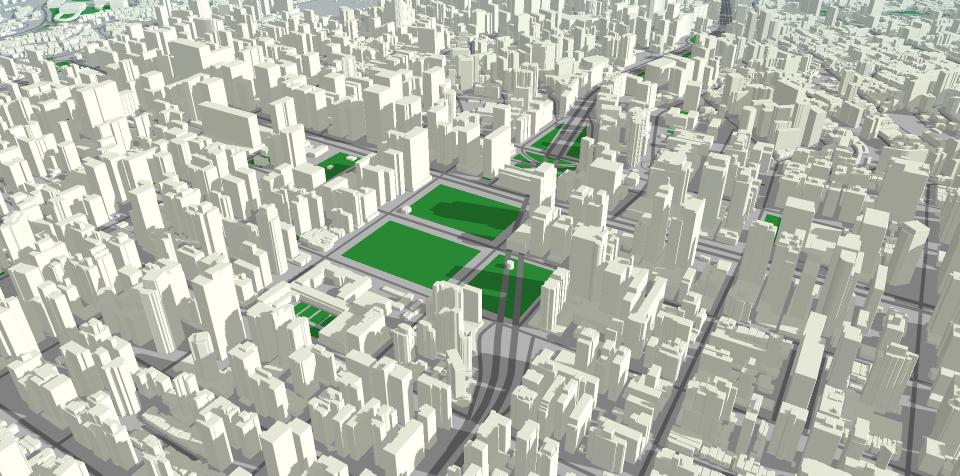
#> input picture images/mapa_REALISTIC.png, 1920 x 951 px, found by its file name (shown at 1/2 size)
$ jupyter execute --allow-errors test.ipynb   (shell and % lines are left out)
#> lines starting #> are read from the running program, lines starting #| are printed output that depends on the picture
### utils.py
import torch
import numpy as np
import matplotlib.pyplot as plt

from controlnet_aux import CannyDetector, MidasDetector
from PIL import Image

# [24 lines left out: function plot_preprocessed_image, not called in this run]

def preprocess_image(image_path: str, target_size: tuple = None):
    """
    Prepara uma imagem para processamento em um pipeline de difusão.

    :param image_path: Caminho do arquivo de imagem.
    :param target_size: Tamanho alvo (largura, altura) para redimensionamento. Padrão é None.
    :return: Tensor da imagem pré-processada no formato (batch, canais, altura, largura).
    """
    # Carregar a imagem e converter para RGB (remove canal alfa)
    image = Image.open(image_path).convert("RGB")

    # Redimensionar se necessário
    if target_size:
        image = image.resize(target_size, Image.Resampling.LANCZOS)

    # Converter para array NumPy e normalizar para [0,1]
    image = np.array(image, dtype=np.float32) / 255.0

    # Converter para formato (C, H, W) exigido pelo PyTorch
    image = np.transpose(image, (2, 0, 1))

    # Converter para tensor e adicionar dimensão do batch
    image_tensor = torch.tensor(image).unsqueeze(0)

    return image_tensor

# Define the color palette (in RGB format)
PALETTE = {
    "Roads": (140, 140, 140),      # #8C8C8C
    "Buildings": (180, 120, 120),  # #B47878
    "Grass": (4, 250, 7),         # #04FA07
    "Water": (61, 230, 250),      # #3DE6FA
    "Sidewalk": (235, 255, 7),    # #EBFF07
    "Sky": (6, 230, 230)         # #06E6E6
}

# Convert palette to an array for fast computation
PALETTE_COLORS = np.array(list(PALETTE.values()))

# [46 lines left out: functions closest_color, apply_palette, not called in this run]

def process_canny_edges(original_image):
    """Process Canny edge detection"""
    return CannyDetector()(original_image)

# [45 lines left out: functions process_depth_map, prepare_input, not called in this run]

### test.ipynb
[cell 1]
image_path = "/content/test-diffusers/images/mapa_REALISTIC.png"

[cell 2]
import cv2
import numpy as np
from PIL import Image, ImageOps
import torch
from diffusers import StableDiffusionControlNetPipeline, ControlNetModel

def crop_image(original_image: Image.Image, target_size: tuple) -> Image.Image:
    """
    Crop the image to the target size while preserving the aspect ratio.
    Extra parts are cropped using a center-crop strategy.

    Parameters:
        original_image (PIL.Image.Image): The input image.
        target_size (tuple): The desired output size (width, height).

    Returns:
        PIL.Image.Image: The cropped image.
    """
#> called with target_size = (512, 512)
    return ImageOps.fit(original_image, target_size, method=Image.BICUBIC)
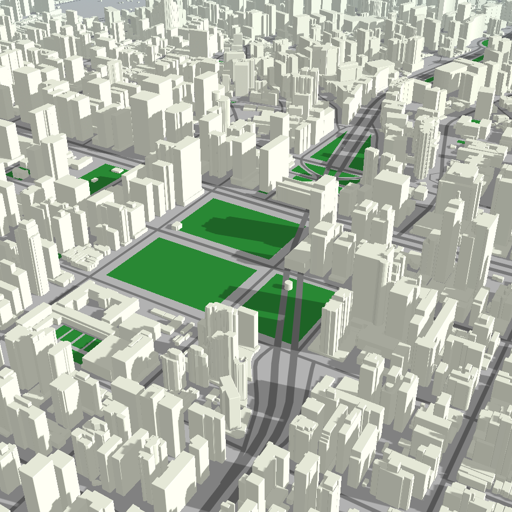
#> returned value: PIL image 512x512 RGB; mean R, G, B 173.8, 180.6, 166.6

def process_canny_map(cropped_image: Image.Image) -> Image.Image:
    """
    Process the cropped image to produce a Canny edge map.
    This map highlights strong edges, preserving roads, building outlines, and open area boundaries.

    Parameters:
        cropped_image (PIL.Image.Image): The pre-cropped input image.

    Returns:
        PIL.Image.Image: The processed Canny edge map.
    """
    # Convert image to grayscale
    image_gray = cv2.cvtColor(np.array(cropped_image), cv2.COLOR_RGB2GRAY)
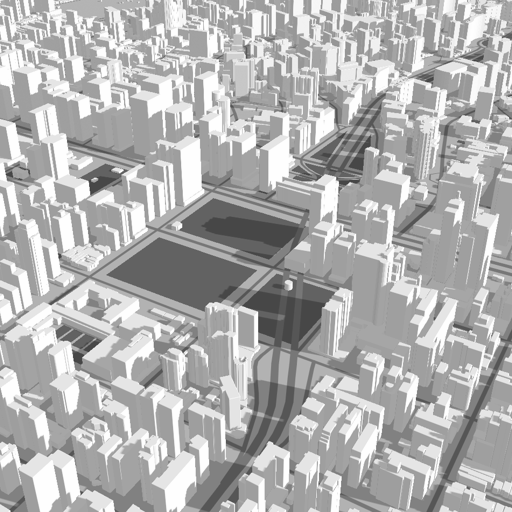
#> image_gray: shape (512, 512); min 61, max 255, mean 177
    # Apply Canny edge detection (thresholds can be adjusted)
    edges = cv2.Canny(image_gray, threshold1=100, threshold2=200)
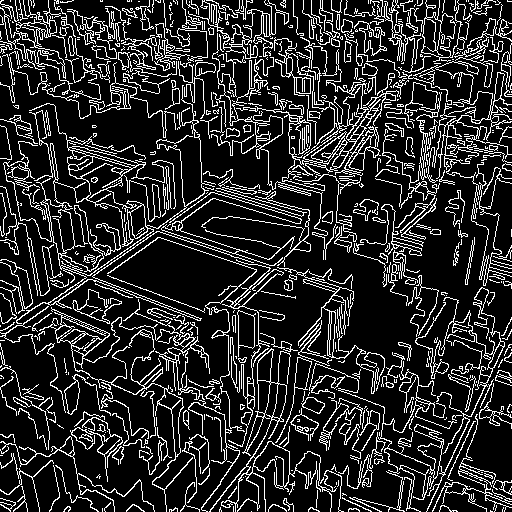
#> edges: shape (512, 512); 17.1% white in thin lines or dots
    return Image.fromarray(edges)

def process_depth_map(cropped_image: Image.Image) -> Image.Image:
    """
    Process the cropped image to produce a simulated depth map.
    This example creates a placeholder depth map by converting the image to grayscale
    and applying a Gaussian blur.

    Parameters:
        cropped_image (PIL.Image.Image): The pre-cropped input image.

    Returns:
        PIL.Image.Image: The simulated depth map.
    """
    # Convert image to grayscale to simulate depth information
    image_gray = cv2.cvtColor(np.array(cropped_image), cv2.COLOR_RGB2GRAY)
    # Apply Gaussian blur to mimic smooth transitions of depth (placeholder)
    depth = cv2.GaussianBlur(image_gray, (7, 7), sigmaX=0)
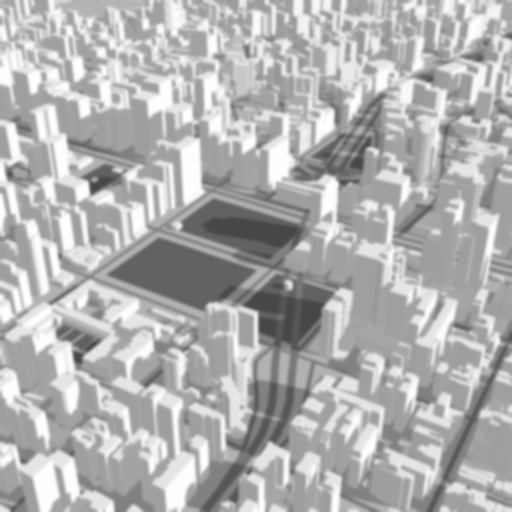
#> depth: shape (512, 512); min 71, max 254, mean 177
    return Image.fromarray(depth)

[cell 3]
original_image = Image.open(image_path).convert("RGB")
target_size = (512, 512)  # Desired dimensions for processing

# Crop the image to the target size
cropped_image = crop_image(original_image, target_size)

# Generate control maps from the cropped image
canny_map = process_canny_map(cropped_image)
depth_map = process_depth_map(cropped_image)

[cell 4]
canny_map

[cell 5]
depth_map

[cell 6]
from PIL import Image
from controlnet_aux import CannyDetector, MidasDetector

def process_canny_edges(original_image):
    """Process Canny edge detection"""
    return CannyDetector()(original_image)

def process_depth_map(original_image):
    """Process depth map with proper initialization"""
    midas = MidasDetector.from_pretrained("lllyasviel/Annotators")
    return midas(original_image)

def prepare_input(image, target_size, fit_to='height'):
    """
    Aspect-preserving resize with center crop
    Args:
        image: PIL.Image - Input image to process
        target_size: tuple - (width, height) of output
        fit_to: str - 'height' or 'width' to prioritize dimension
    Returns:
        PIL.Image: Processed image
    """
#> called with target_size = (512, 512), fit_to = 'height'
    image = Image.open(image_path)
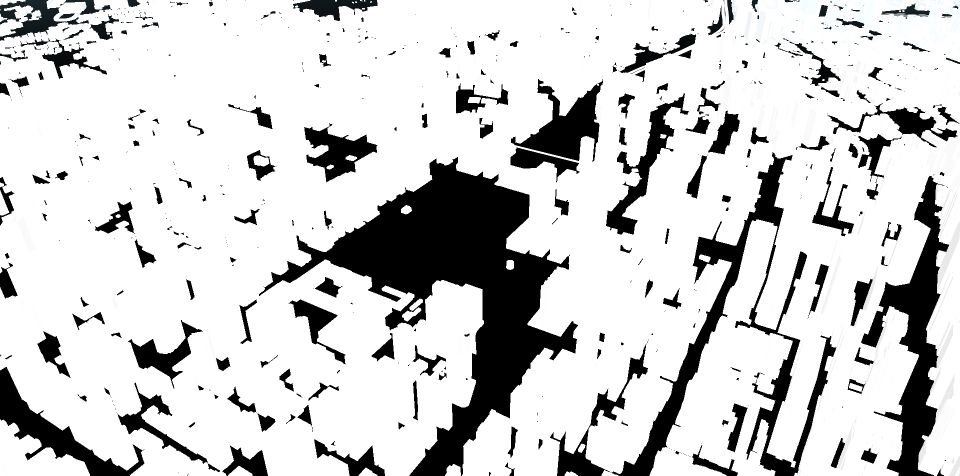
#> input picture images/mapa_DEPTH.png, 1920 x 951 px, found by its file name (shown at 1/2 size)
#> image is the input picture: PIL image 1920x951 RGBA; mean R, G, B, A 206, 206.1, 206.2, 255
    original_width, original_height = image.size
#> original_width = 1920; original_height = 951
    target_width, target_height = target_size

    # Calculate scaling based on chosen dimension
    if fit_to == 'height':
        scale = target_height / original_height
#> scale = 0.538
    else:  # width
        scale = target_width / original_width

    # Calculate new dimensions
    new_width = int(original_width * scale)
#> new_width = 1033
    new_height = int(original_height * scale)
#> new_height = 512

    # Resize first
    resized = image.resize((new_width, new_height), Image.LANCZOS)
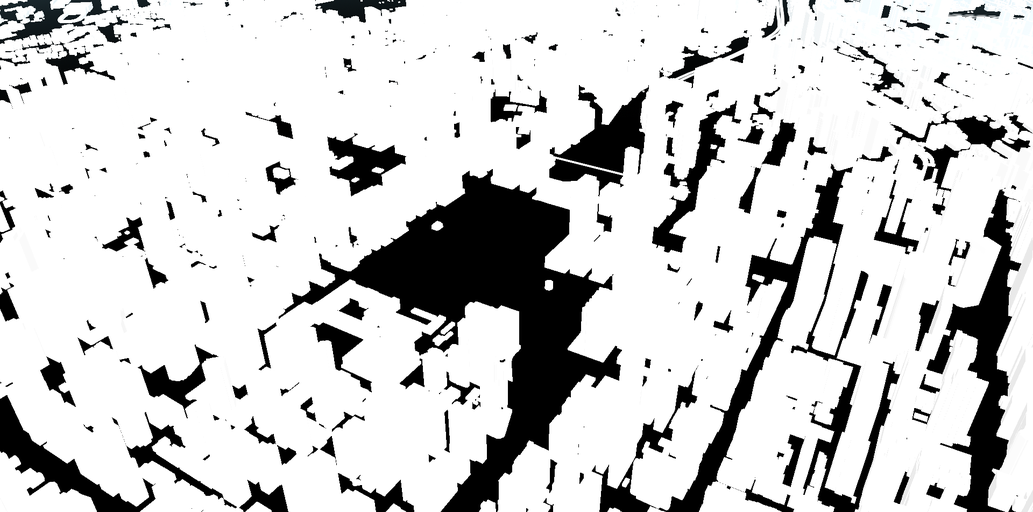
#> resized: PIL image 1033x512 RGBA; mean R, G, B, A 205.8, 206, 206, 255

    # Calculate crop coordinates
    if fit_to == 'height':
        left = (new_width - target_width) // 2
#> left = 260
        top = 0
        right = left + target_width
#> right = 772
        bottom = target_height
    else:
        left = 0
        top = (new_height - target_height) // 2
        right = target_width
        bottom = top + target_height

    return resized.crop((left, top, right, bottom))
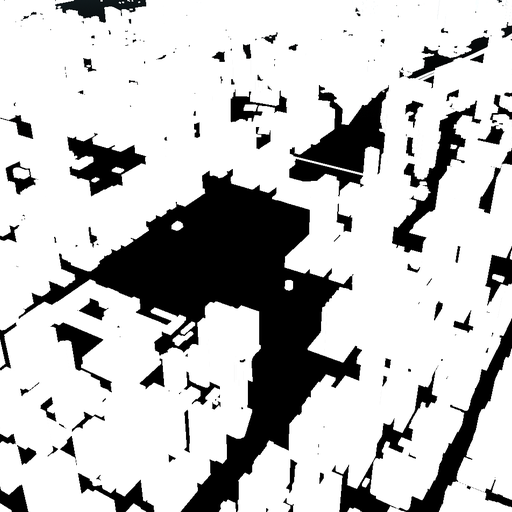
#> returned value: PIL image 512x512 RGBA; mean R, G, B, A 195.1, 195.1, 195.1, 255

[cell 7]
# Usage flow:
# TESTAR COM UMA IMAGEM COM VARIOS PREDIOS COLORIDOS E VER A PERFORMANCE DO DEPTH E CANNY
target_size = (512, 512)
image_path = "/content/test-diffusers/images/mapa_DEPTH.png"
prepared_image = prepare_input(image_path, target_size)
#> (the rest of this cell did not finish here and is left out)

[cell 8]
canny_map

[cell 9]
depth_map

#### Setup inicial

[cell 10]
import os
from huggingface_hub import login

wkdir = "/content/test-diffusers"
os.chdir(wkdir)

safetensors_dir = os.path.join(wkdir, "safetensors/")

image_ade20k = f"{wkdir}/images/mapa_ADE20K_FIX.png"
image_depth = f"{wkdir}/images/mapa_DEPTH_FIX.png"
image_real = f"{wkdir}/images/mapa_REALISTIC.png"
image_edge = f"{wkdir}/images/mapa_EDGE.png"

[cell 11]
login()
#> (this line was passed over: huggingface_hub is not available in this run)

[cell 12]
## Local
# !pip install --upgrade -r "./requirements.txt"

## Colab
#!pip install -U xformers --index-url https://download.pytorch.org/whl/cu124

[cell 13]
import models as M
import torch
from utils import preprocess_image

#### Prompt base

[cell 14]
prompt = """Ultra-realistic aerial view of a modern city, captured from a high-resolution satellite or drone. Buildings, residential areas, roads, and parks are detailed and proportional, with natural lighting and depth. Clear atmosphere with soft haze near the horizon."""
negative_prompt = "Distorted buildings, warped roads, AI artifacts, unnatural lighting, low detail, fisheye effect."
num_images = 1

prompts = [prompt]* num_images
negative_prompts = [negative_prompt]* num_images

[cell 15]
tensor_size = (768, 576)
#> (the rest of this cell did not finish here and is left out)
